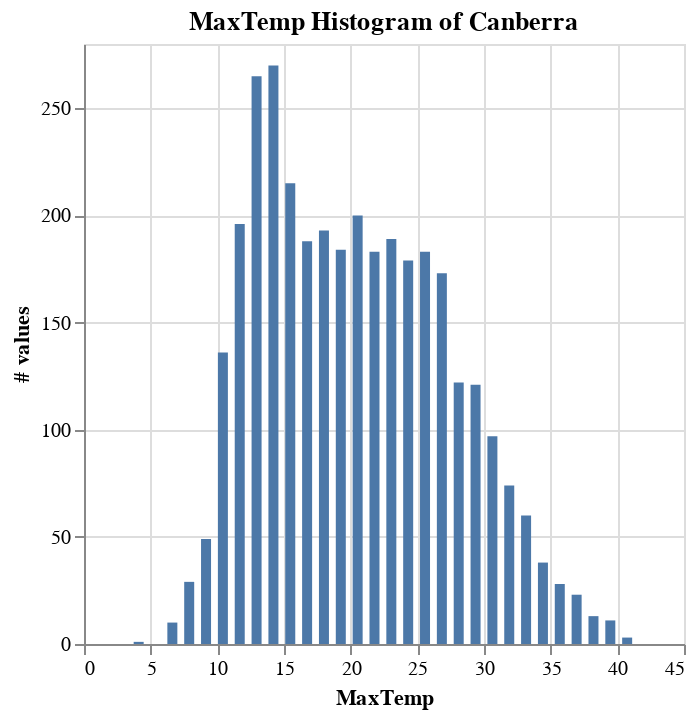

Notebook code cell kept with this figure:
### Code cell
%chart x=Minvalue, y=CountOfValues, title="MaxTemp Histogram of Canberra", labelx=MaxTemp, labely=# values
